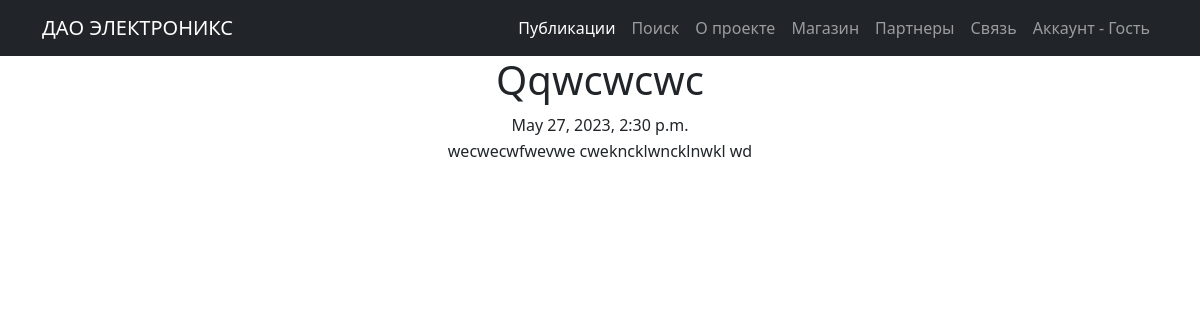
/posts/13, run on the app's committed database.
### posts/models.py (models this page shows, shortened)
class Post(models.Model):
    type = models.CharField(max_length=2, choices=CATEGORY_CHOICES, default=ARTICLE)
    add_time = models.DateTimeField(auto_now_add=True)
    title = models.CharField(max_length=255)
    text = models.TextField()
    rating = models.IntegerField(default=0)
    author = models.ForeignKey(Author, on_delete=models.CASCADE)
    category = models.ManyToManyField(Category, through='PostCategory')

### posts/views.py (the view)
# urls.py: path('<int:pk>', PostsDetail.as_view(), name='post_detail'),
class PostsDetail(DetailView):
    model = Post
    template_name = 'post.html'
    context_object_name = 'post'

### posts/templatetags/custom_filters.py (called while the page is built)
@register.filter()
def censor(value):
    for item in bad_words:
        if item in value:
            return value.replace(item, new_word(item))
        else:
            return value

### templates/post.html (shortened to what this page needs)
{% extends 'flatpages/default.html' %}
{% load custom_filters %}
{% block content %}
<h1>{{ post.title|censor }}</h1>
<table align="center">
    <tr>
        <td> {{ post.add_time }} </td>
    </tr>
        <tr>
        <td> {{ post.text|censor }} </td>
    </tr>
</table>
{% endblock content %}

### data on the page
Post: title|censor "Qqwcwcwc", add_time "May 27, 2023, 2:30 p.m.", text|censor "wecwecwfwevwe cwekncklwncklnwkl wd"
